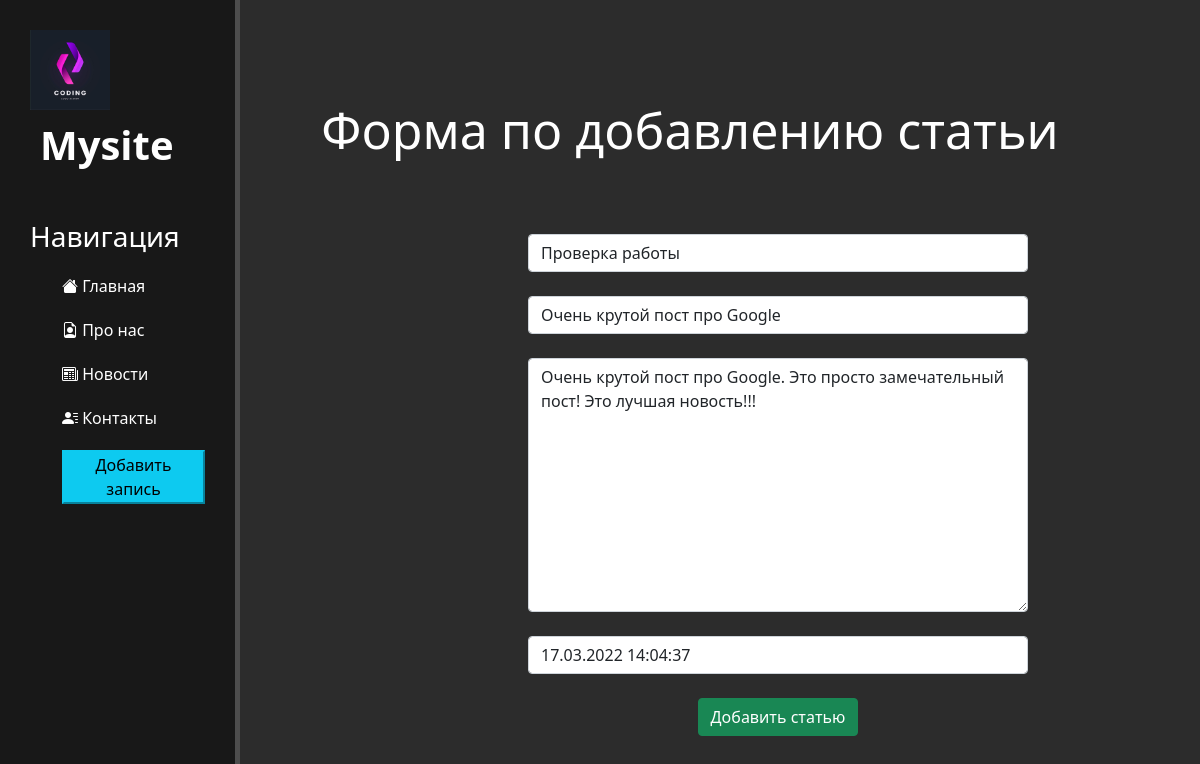
/news/1/update, run on the app's committed database.
### news/models.py (models this page shows, shortened)
class Articles(models.Model):   #Наследуем все от класса Model
    title = models.CharField('Название', max_length=50)
    anons = models.CharField('Анонс', max_length=250)     # CharField - не более 250 символов
    full_text = models.TextField('Статья')                      # TextField - тип данных для текстовой информации где много символов
    date = models.DateTimeField('Дата публикации')
    class Meta:
        verbose_name = 'Новость'
        verbose_name_plural = "Новости" #plural = множественном числе.

### news/views.py (the view)
# urls.py: path('<int:pk>/update', views.NewsUpdateView.as_view(), name='news-update'),
class NewsUpdateView(UpdateView):
    model = Articles
    template_name = 'news/create.html'
    form_class = ArticlesForms

### news/forms.py
class ArticlesForms(ModelForm):       # Называть как угодно, но обычно называют названием класса таблицы и добавляем слово FORM.
    class Meta:                       # Для того чтобы указать характеристики
        model = Articles    # работаем с моделью(БД) артиклс
        fields = ['title', 'anons', 'full_text', 'date']
        widgets = {
            "title": TextInput(attrs={
                'class': 'form-control',
                'placeholder': 'Название статьи'
            }),
            "anons": TextInput(attrs={
                'class': 'form-control',
                'placeholder': 'Анонс статьи'
            }),
            "date": DateTimeInput(attrs={
                'class': 'form-control',
                'placeholder': 'Дата публикации'
            }),
            "full_text": Textarea(attrs={
                'class': 'form-control',
                'placeholder': 'Текст статьи'
            })
        }

### news/templates/news/create.html (shortened to what this page needs)
{% extends 'main/layout.html' %}
{% block text %}
    <div class="features">
        <h1>Форма по добавлению статьи</h1>
        <form method="post">
             {% csrf_token %}<br>
             {{ form.title }}<br>
            {{ form.anons }}<br>
            {{ form.full_text }}<br>
            {{ form.date }}<br>
            <button class="btn btn-success" type="submit">Добавить статью</button>
        </form>
    </div>
{% endblock %}

### main/static/main/css/main.css (style rules this page uses)
body { background: #2c2c2c; }
main .features { float: left; color: #fff; margin-top: 100px; text-align: center; width: 75%; }
main .features h1 { font-size: 50px; text-align: center; }
form { margin-left: 32%; width: 500px; margin-top: 50px; }

### data on the page
Articles: title "Проверка работы", anons "Очень крутой пост про Google", full_text "Очень крутой пост про Google. Это просто замечательный пост! Это лучшая новость!!!", date "17.03.2022 14:04:37"
